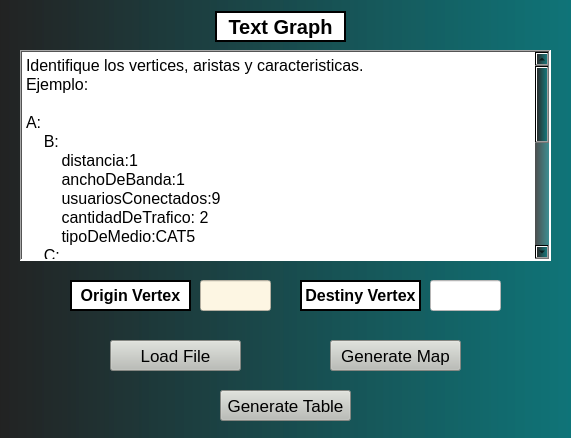
<?xml version="1.0" encoding="UTF-8"?>
<ui version="4.0">
 <class>MainWindow</class>
 <widget class="QMainWindow" name="MainWindow">
  <property name="geometry">
   <rect>
    <x>0</x>
    <y>0</y>
    <width>571</width>
    <height>438</height>
   </rect>
  </property>
  <property name="windowTitle">
   <string>Path Finder</string>
  </property>
  <property name="styleSheet">
   <string notr="true">background-color: qlineargradient(spread:pad, x1:0, y1:0, x2:1, y2:0, stop:0 rgba(33, 33, 33,0.8), stop:1 rgba(13, 115, 119,0.8));</string>
  </property>
  <widget class="QWidget" name="centralwidget">
   <widget class="QPlainTextEdit" name="text_Graph">
    <property name="geometry">
     <rect>
      <x>20</x>
      <y>50</y>
      <width>531</width>
      <height>211</height>
     </rect>
    </property>
    <property name="font">
     <font>
      <pointsize>12</pointsize>
     </font>
    </property>
    <property name="styleSheet">
     <string notr="true">background-color: rgb(255, 255, 255);</string>
    </property>
    <property name="frameShape">
     <enum>QFrame::WinPanel</enum>
    </property>
    <property name="frameShadow">
     <enum>QFrame::Sunken</enum>
    </property>
    <property name="plainText">
     <string>Identifique los vertices, aristas y caracteristicas.
Ejemplo:

A:
    B:
        distancia:1
        anchoDeBanda:1
        usuariosConectados:9
        cantidadDeTrafico: 2
        tipoDeMedio:CAT5
    C:
        distancia:10
        anchoDeBanda:7
        usuariosConectados:3
        cantidadDeTrafico:1
        tipoDeMedio:Fibra-Optica
B:
    C:
        distancia:10000
        anchoDeBanda: 90
        usuariosConectados: 7656
        cantidadDeTrafico: 87
        tipoDeMedio:CAT6</string>
    </property>
   </widget>
   <widget class="QLineEdit" name="origin_Vertex">
    <property name="geometry">
     <rect>
      <x>200</x>
      <y>280</y>
      <width>71</width>
      <height>31</height>
     </rect>
    </property>
    <property name="font">
     <font>
      <pointsize>12</pointsize>
     </font>
    </property>
    <property name="styleSheet">
     <string notr="true">background-color: rgb(253, 246, 227);</string>
    </property>
   </widget>
   <widget class="QLineEdit" name="destiny_Vertex">
    <property name="geometry">
     <rect>
      <x>430</x>
      <y>280</y>
      <width>71</width>
      <height>31</height>
     </rect>
    </property>
    <property name="font">
     <font>
      <pointsize>12</pointsize>
     </font>
    </property>
    <property name="styleSheet">
     <string notr="true">background-color: rgb(255, 255, 255);</string>
    </property>
   </widget>
   <widget class="QPushButton" name="load_File">
    <property name="geometry">
     <rect>
      <x>110</x>
      <y>340</y>
      <width>131</width>
      <height>31</height>
     </rect>
    </property>
    <property name="font">
     <font>
      <pointsize>13</pointsize>
     </font>
    </property>
    <property name="styleSheet">
     <string notr="true">background-color: rgb(186, 189, 182);</string>
    </property>
    <property name="text">
     <string>Load File</string>
    </property>
   </widget>
   <widget class="QPushButton" name="generate_Map">
    <property name="geometry">
     <rect>
      <x>330</x>
      <y>340</y>
      <width>131</width>
      <height>31</height>
     </rect>
    </property>
    <property name="font">
     <font>
      <pointsize>13</pointsize>
     </font>
    </property>
    <property name="styleSheet">
     <string notr="true">background-color: rgb(186, 189, 182);</string>
    </property>
    <property name="text">
     <string>Generate Map</string>
    </property>
   </widget>
   <widget class="QPushButton" name="generate_Table">
    <property name="geometry">
     <rect>
      <x>220</x>
      <y>390</y>
      <width>131</width>
      <height>31</height>
     </rect>
    </property>
    <property name="font">
     <font>
      <pointsize>13</pointsize>
     </font>
    </property>
    <property name="styleSheet">
     <string notr="true">background-color: rgb(186, 189, 182);</string>
    </property>
    <property name="text">
     <string>Generate Table</string>
    </property>
   </widget>
   <widget class="QLabel" name="Origin">
    <property name="geometry">
     <rect>
      <x>70</x>
      <y>280</y>
      <width>121</width>
      <height>31</height>
     </rect>
    </property>
    <property name="font">
     <font>
      <pointsize>12</pointsize>
      <weight>75</weight>
      <bold>true</bold>
     </font>
    </property>
    <property name="layoutDirection">
     <enum>Qt::LeftToRight</enum>
    </property>
    <property name="styleSheet">
     <string notr="true">background-color: rgb(255,255,255);</string>
    </property>
    <property name="frameShape">
     <enum>QFrame::WinPanel</enum>
    </property>
    <property name="text">
     <string>Origin Vertex</string>
    </property>
    <property name="alignment">
     <set>Qt::AlignCenter</set>
    </property>
   </widget>
   <widget class="QLabel" name="Destiny">
    <property name="geometry">
     <rect>
      <x>300</x>
      <y>280</y>
      <width>121</width>
      <height>31</height>
     </rect>
    </property>
    <property name="font">
     <font>
      <pointsize>12</pointsize>
      <weight>75</weight>
      <bold>true</bold>
     </font>
    </property>
    <property name="styleSheet">
     <string notr="true">background-color: rgb(255,255,255);</string>
    </property>
    <property name="frameShape">
     <enum>QFrame::WinPanel</enum>
    </property>
    <property name="text">
     <string>Destiny Vertex</string>
    </property>
    <property name="alignment">
     <set>Qt::AlignCenter</set>
    </property>
   </widget>
   <widget class="QLabel" name="label">
    <property name="geometry">
     <rect>
      <x>215</x>
      <y>11</y>
      <width>131</width>
      <height>31</height>
     </rect>
    </property>
    <property name="font">
     <font>
      <pointsize>15</pointsize>
      <weight>75</weight>
      <bold>true</bold>
     </font>
    </property>
    <property name="styleSheet">
     <string notr="true">background-color: rgb(255, 255, 255);</string>
    </property>
    <property name="frameShape">
     <enum>QFrame::WinPanel</enum>
    </property>
    <property name="text">
     <string>Text Graph</string>
    </property>
    <property name="alignment">
     <set>Qt::AlignCenter</set>
    </property>
   </widget>
  </widget>
 </widget>
 <resources/>
 <connections/>
</ui>
